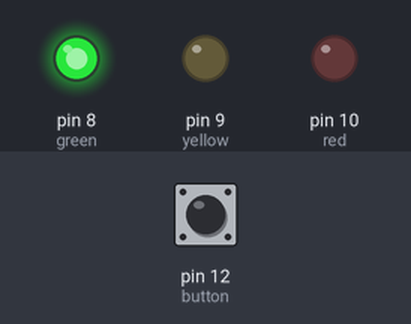
A sketch run on a simulated Arduino Uno, built with avr-gcc and run on an emulated ATmega328P. Parts: output pins drawn as LEDs (lit = HIGH). The test bench sets the inputs (shaded band); at power-on: pin 12 (button) LOW.

Above: at 1.2 s.
1.3 s: pin 12 (button) pulled HIGH for 0.15 s
At 1.8 s:
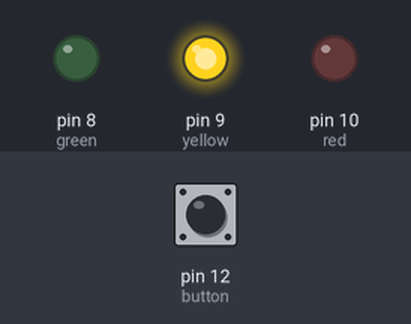
At 5.3 s:
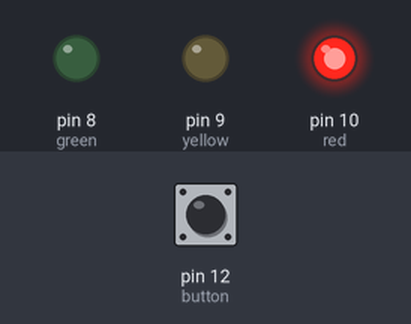
Timing chart, 0 to 12.8 s (numbered marks = the images above; inputs shaded):
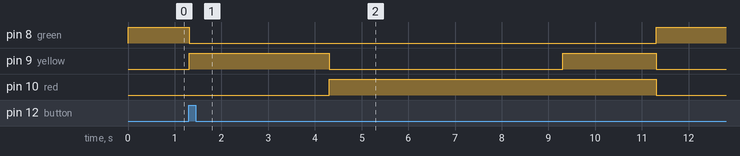

Measured:
- after the input at 1.3 s, pin 8 (green): HIGH → LOW at once, → HIGH 10.0 s later; pin 9 (yellow): LOW → HIGH at once, → LOW 3.0 s later, → HIGH 5.0 s later, → LOW 2.0 s later; pin 10 (red): LOW → HIGH after 3.0 s, → LOW 7.0 s later

The sketch:

Button_Traffic_LIght.ino
```cpp
int red = 10;
int yellow = 9;
int green = 8;

int button = 12;

void setup() {
  pinMode(red, OUTPUT);
  pinMode(yellow, OUTPUT);
  pinMode(green, OUTPUT);

  pinMode(button, INPUT);
  digitalWrite(green,HIGH);
}

void loop() {
   if(digitalRead(button) == HIGH) {
      delay(7);
    if(digitalRead(button) == HIGH){
   changeLights();
    delay(7000);
    }
   }
}
void changeLights(){
    // yellow on 3s will green off
    digitalWrite(green, LOW);
    digitalWrite(yellow, HIGH);
    delay(3000);

    // red on 5s will yellow off
    digitalWrite(yellow, LOW);
    digitalWrite(red, HIGH);
    delay(5000);

    // red and yellow on 2 seconds will red is on
    digitalWrite(yellow, HIGH);
    delay(2000);

    // turn off red and yellow will green on 3s
    digitalWrite(yellow, LOW);
    digitalWrite(red, LOW);
    digitalWrite(green, HIGH);
    delay(3000);

}
```
